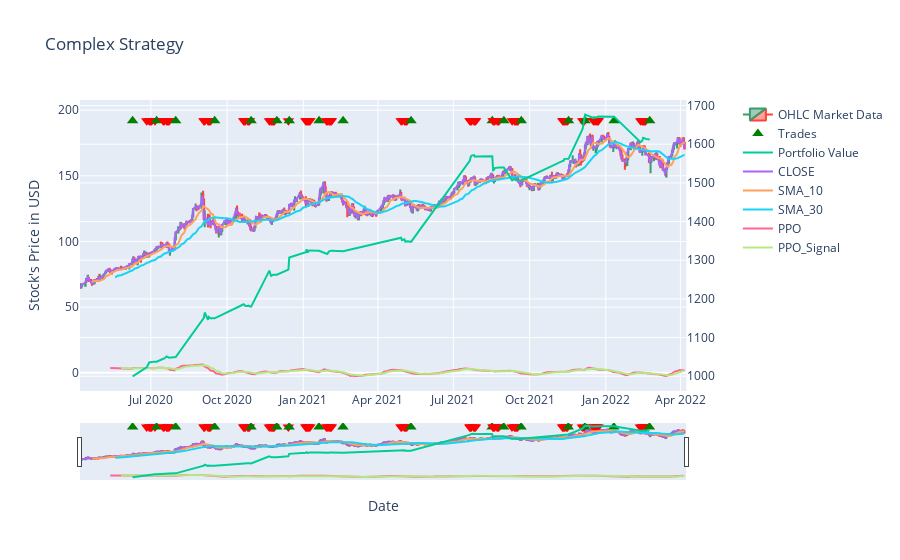

Here is the notebook cell this chart was saved with:
### Markdown cell above
### What if we buy with whatever we have but sell only 50% of assets?

### Code cell
complex_strategy = Strategy(name="Complex Strategy", cash=1000, commission=0.05, min_positions=0.1)
complex_strategy.load_data(tdata, date_column='DATE')
complex_strategy.add_single_rule('SMA_10[N-1]>SMA_30[N-1]', action=MarketAction.SELL, action_quantity='ALL', operator=Operator.OR)
complex_strategy.add_single_rule('SMA_10[N-1]<SMA_30[N-1]', action=MarketAction.BUY, action_quantity='ALL', operator=Operator.OR)
complex_strategy.add_single_rule('PPO[N-1]>PPO_Signal[N-1]', action=MarketAction.BUY, action_quantity='ALL')
complex_strategy.add_single_rule('PPO[N-1]<PPO_Signal[N-1]', action=MarketAction.SELL, action_quantity='50%')

complex_strategy.simulate()
complex_strategy.summary()
fig = complex_strategy.plot_history(title="Complex Strategy", yaxis_title="Stock's Price in USD", xaxis_title="Date", plot_columns=['CLOSE', 'SMA_10', 'SMA_30', 'PPO', 'PPO_Signal'])
fig.show()
